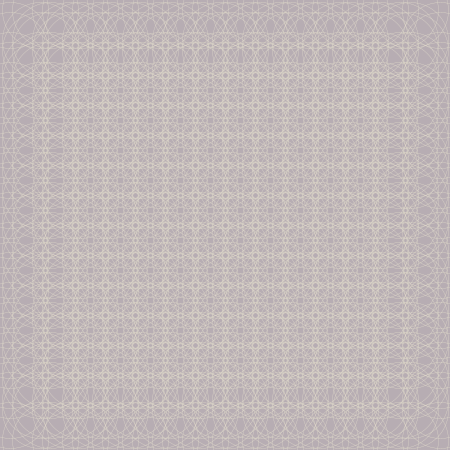
Frame 1 (no input)
Frame 60 (the mouse pressed at the canvas centre just before this capture): identical to frame 1, image omitted
Frame 120 (the mouse held since frame 60 and released just before this capture): identical to frame 1, image omitted

The Processing sketch that drew this single still picture (run headless with seeded random() and noise(); from frame 60 on, the mouse is pressed at the canvas centre):

// Processing sketch: processing_29028
// ── processing_29028.pde

// data type | variable name = value

int xPos = 0;
int yPos = 0;

void setup() { 

  // opening code block
  size(450, 450);

  // local variables/no clue
  int stageWidth = width;
  int stageHeight = height;
  println("stageHeight is " + stageHeight);  //

  //background/stroke/fill of shapes
  background(183, 173, 179);
  smooth();
  stroke(230, 225, 205);
  strokeWeight(.3);
  noFill();
}  // closing code block

void draw() {
  // background of document
  background(183, 173, 179);

  xPos = 0;  // redefines the global variables
  int diameter = 76;  // defines the diameter of the ellipse

  // creates each column
  for (int cols = 0; cols < 14; cols++) {
    // nested inside loop to create rows
    for (int rows = 0; rows < 14; rows++) {
      drawTile(30 * cols, 30 * rows, diameter);
    }
  }
}

void drawTile(int xPos, int yPos, int d) {

  ellipse(xPos + 50, yPos + 50, d, d);
  ellipse(xPos + 10, yPos + 50, d, d);
  ellipse(xPos + 50, yPos + 10, d, d);
  ellipse(xPos + 10, yPos + 10, d, d);
}
